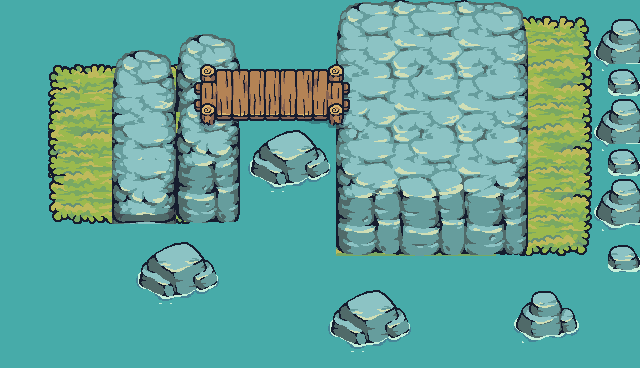

A 2D game scene composited from a Tiled map and its tileset images. What follows is a short description and the map's XML, with each tile layer's data collapsed to a summary:
An orthogonal 40x23 tile map with 16x16 px tiles, 5 tile layers (Tile Layer 1, island, Tile Layer 4, Tile Layer 5, ...), 7 tilesets and 4 objects (2x Enemy, Player).

<map version="1.10" tiledversion="1.11.0" orientation="orthogonal" renderorder="right-down" width="40" height="23" tilewidth="16" tileheight="16" infinite="0" nextlayerid="8" nextobjectid="34">
 <tileset firstgid="1" source="Water.tsx" />
 <tileset firstgid="17" source="Tilemap_Flat.tsx" />
 <tileset firstgid="657" source="Tilemap_Elevation.tsx" />
 <tileset firstgid="1169" source="Bridge_All.tsx" />
 <tileset firstgid="1361" source="Rocks_04.tsx" />
 <tileset firstgid="1873" source="Rocks_03.tsx" />
 <tileset firstgid="2385" source="Rocks_02.tsx" />
 <layer id="1" name="Tile Layer 1" width="40" height="23">
  <data>[920 cells, 920 non-empty, 1 distinct tile ids]</data>
 </layer>
 <layer id="2" name="island" width="40" height="23">
  <data>[920 cells, 198 non-empty, 142 distinct tile ids]</data>
 </layer>
 <layer id="4" name="Tile Layer 4" width="40" height="23">
  <data>[920 cells, 20 non-empty, 20 distinct tile ids]</data>
 </layer>
 <layer id="5" name="Tile Layer 5" width="40" height="23">
  <data>[920 cells, 71 non-empty, 65 distinct tile ids]</data>
 </layer>
 <layer id="3" name="mountain" width="40" height="23">
  <data>[920 cells, 450 non-empty, 339 distinct tile ids]</data>
 </layer>
 <objectgroup id="6" name="SpawnPoint">
  <object id="5" name="Player" type="Player" x="336" y="80" width="32" height="32" />
  <object id="32" name="Orc" type="Enemy" x="416" y="80" width="32" height="32" />
  <object id="33" name="Orc" type="Enemy" x="416" y="96" width="32" height="32" />
 </objectgroup>
 <objectgroup id="7" name="Collision">
  <object id="29" x="112" y="64" width="50" height="144" />
 </objectgroup>
</map>
